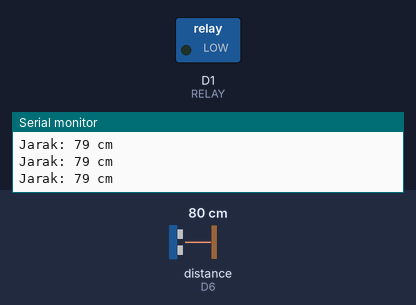
Bench run of a sketch on a simulated ESP8266 (NodeMCU). Shown: switched loads named in the sketch (green lamp = pin HIGH), the last lines printed to the serial monitor. Wiring (inferred from the names in the program): ultrasonic range finder: trigger D5; echo D6. The test bench sets the inputs (shaded band); at power-on: distance to the obstacle (sensor on D6) 80 cm. The echo pulse lasts 58.3 µs per cm; pins used as bus, display or sensor lines are not drawn.

Above: at 1.2 s.
1.3 s: distance to the obstacle (sensor on D6) set to 18 cm
2.8 s: distance to the obstacle (sensor on D6) set to 13 cm
At 3.5 s:
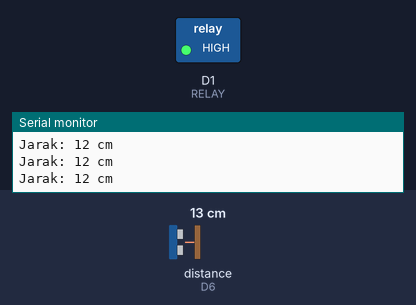
4.3 s: distance to the obstacle (sensor on D6) set to 35 cm
At 7.0 s:
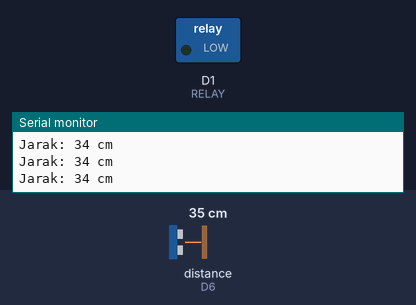
7.3 s: distance to the obstacle (sensor on D6) set to 2 cm
At 8.9 s:
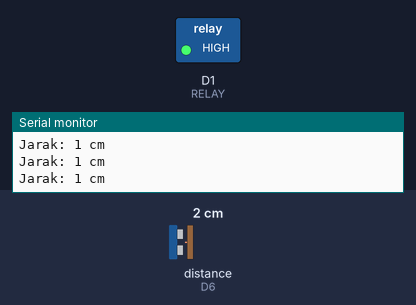
Timing chart, 0 to 10.0 s (numbered marks = the images above; inputs shaded):
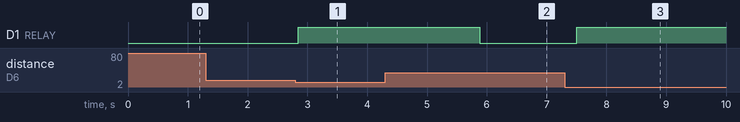

Measured:
- the behaviour switches between 16 and 15 cm on distance to the obstacle (sensor on D6) (found by bisection; images 0 and 1)
- after the input at 2.8 s, D1 (RELAY): LOW → HIGH after 0.05 s
- after the input at 4.3 s, D1 (RELAY): HIGH → LOW after 1.6 s
- after the input at 7.3 s, D1 (RELAY): LOW → HIGH after 0.20 s

The sketch:

watertapV2.ino
```cpp
#define TRIG D5
#define ECHO D6
#define RELAY D1

const int DISTANCE_LIMIT = 15;        // Jarak tangan (cm)
const unsigned long HOLD_TIME = 1500; // Pompa minimal nyala 2 detik

bool pumpOn = false;
unsigned long lastOn = 0;

void setup() {
  Serial.begin(115200);
  pinMode(TRIG, OUTPUT);
  pinMode(ECHO, INPUT);
  pinMode(RELAY, OUTPUT);
  digitalWrite(RELAY, LOW); // pompa mati di awal
  Serial.println("Wastafel otomatis siap...");
}

void loop() {
  // --- Hitung jarak tangan ---
  digitalWrite(TRIG, LOW); delayMicroseconds(2);
  digitalWrite(TRIG, HIGH); delayMicroseconds(10);
  digitalWrite(TRIG, LOW);

  long duration = pulseIn(ECHO, HIGH, 30000);
  int distance = duration * 0.034 / 2;

  Serial.print("Jarak: "); Serial.print(distance); Serial.println(" cm");

  unsigned long now = millis();

  // --- Logika pompa ---
  if (distance > 0 && distance < DISTANCE_LIMIT) {
    pumpOn = true;
    lastOn = now;
  } else if (pumpOn && (now - lastOn > HOLD_TIME)) {
    pumpOn = false;
  }

  digitalWrite(RELAY, pumpOn ? HIGH : LOW);
  delay(200);
}
```
